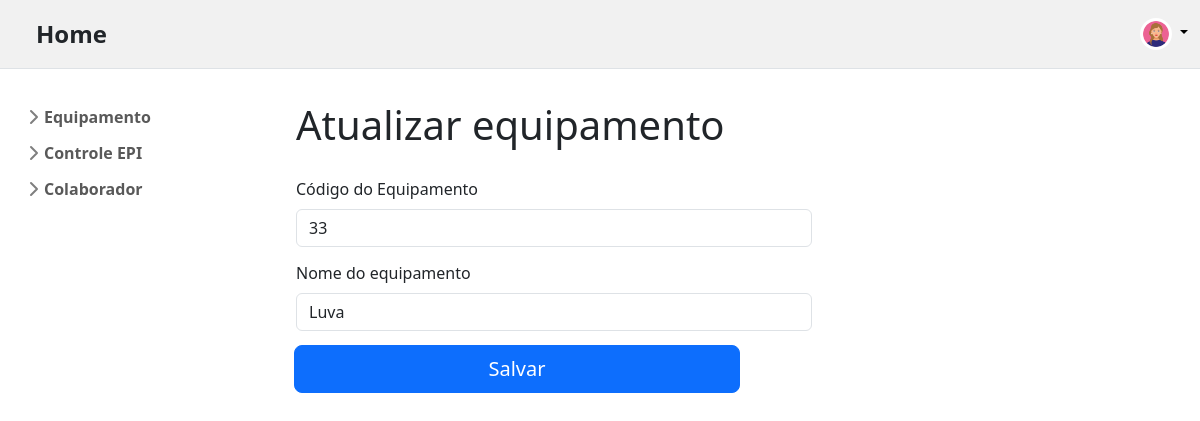
Page /editarEquipamento/10 on the earlier database version.
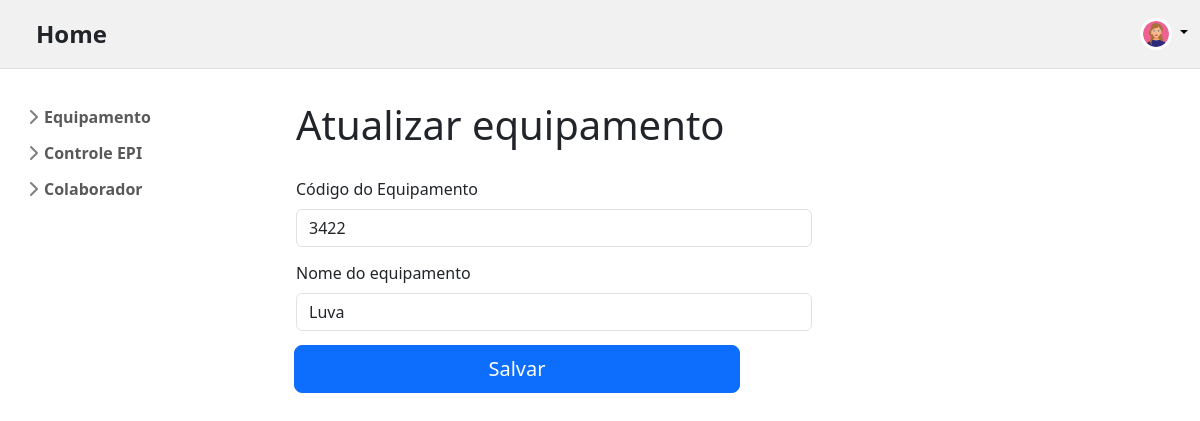
Same page on the later database version.
### app_produtos/models.py (models this page shows, shortened)
class CadastrarEquipamento(models.Model):
    cod_equipamento = models.IntegerField()
    nome_equipamento = models.CharField(max_length=100)

### app_produtos/views.py (the view, shortened to what this page needs)
# urls.py: path("editarEquipamento/<int:id>", views.editar_equipamento, name="editar_equipamento"),
def editar_equipamento(request, id):
    equipamento = CadastrarEquipamento.objects.get(id=id)
    message_type = None
    message_content = None
    return render(request, 'app_produtos/globals/editarEquipamento.html', {
        "item": equipamento,
        "message_type": message_type,
        "message_content": message_content
    })

### app_produtos/templates/app_produtos/globals/editarEquipamento.html (shortened to what this page needs)
{% extends "app_produtos/index.html" %}
{% block content %}
<h1>Atualizar equipamento</h1>
  <form action={% url "editar_equipamento" item.id %} method="post" class="needs-validation" novalidate>
    <div class="row g-1" style="gap: 10px; padding-top: 20px;">
        <div class="col-sm-7">
        <label for="cod_equipamento" class="form-label">Código do Equipamento</label>
        <input type="number" class="form-control" name="cod_equipamento" id="cod_equipamento" value="{{ item.cod_equipamento }}" />
        </div>
        <div class="col-7">
        <label for="nome_equipamento" class="form-label">Nome do equipamento</label>
        <input type="text" class="form-control" name="nome_equipamento" id="nome_equipamento" value="{{ item.nome_equipamento }}"/>
        </div>
        <button class="w-50 btn btn-primary btn-lg" type="submit">Salvar</button>
    </div>
</form>
{% endblock content %}

Differences in the rows shown:
changed CadastrarEquipamento "Luva": cod_equipamento "33" → "3422"
